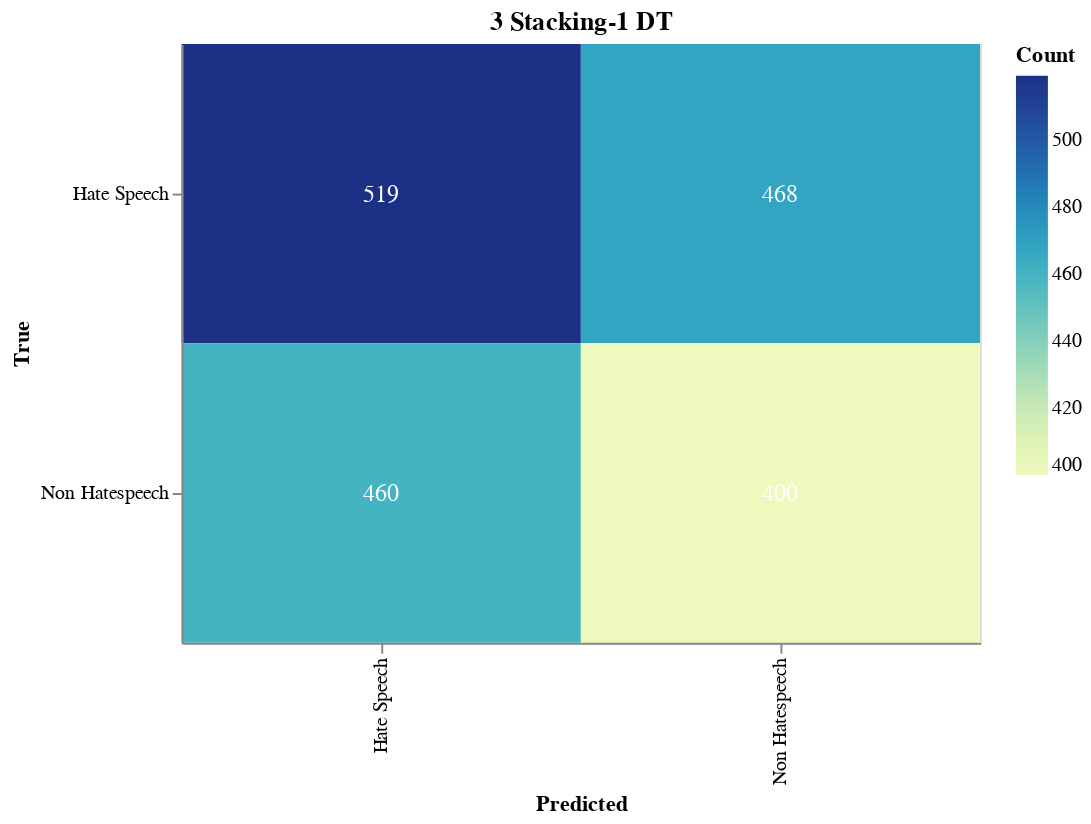

Notebook source saved alongside this figure:
### Markdown cell above
#### Save Confusion Matrix

### Code cell
import altair as alt
import altair_saver
import pandas as pd
from sklearn.metrics import confusion_matrix

# Calculate the confusion matrix
cm = confusion_matrix(true_labels, adjusted_predictions)

# Define class names
class_names = ['Hate Speech', 'Non Hatespeech']

# Convert confusion matrix to DataFrame
cm_df = pd.DataFrame(cm, index=class_names, columns=class_names).reset_index().melt(id_vars='index')
cm_df.columns = ['True', 'Predicted', 'Count']

# Ensure the order of categories
cm_df['True'] = pd.Categorical(cm_df['True'], categories=class_names, ordered=True)
cm_df['Predicted'] = pd.Categorical(cm_df['Predicted'], categories=class_names, ordered=True)

# Create the Altair plot
heatmap = alt.Chart(cm_df).mark_rect().encode(
    x=alt.X('Predicted:O', sort=class_names),
    y=alt.Y('True:O', sort=class_names),
    color='Count:Q',
    tooltip=['True', 'Predicted', 'Count']
).properties(
    width=400,
    height=300,
    title='3 Stacking-1 DT'
)

# Add text labels
text = heatmap.mark_text(
    align='center',
    baseline='middle',
    fontSize=12
).encode(
    text='Count:Q',
    color=alt.condition(
        alt.datum.Count > cm.max() / 2,
        alt.value('white'),
        alt.value('black')
    )
)

# Combine heatmap and text
final_chart = heatmap + text

# Display the plot
final_chart.show()

### Figure 1 — Vega-Lite specification as saved in the notebook (floating-point values rounded to 4 significant figures)
{"config": {"view": {"continuousWidth": 300, "continuousHeight": 300}}, "layer": [{"mark": {"type": "rect"}, "encoding": {"color": {"field": "Count", "type": "quantitative"}, "tooltip": [{"field": "True", "type": "ordinal"}, {"field": "Predicted", "type": "ordinal"}, {"field": "Count", "type": "quantitative"}], "x": {"field": "Predicted", "sort": ["Hate Speech", "Non Hatespeech"], "type": "ordinal"}, "y": {"field": "True", "sort": ["Hate Speech", "Non Hatespeech"], "type": "ordinal"}}, "title": "3 Stacking-1 DT"}, {"mark": {"type": "text", "align": "center", "baseline": "middle", "fontSize": 12}, "encoding": {"color": {"condition": {"test": "(datum.Count > 259.5)", "value": "white"}, "value": "black"}, "text": {"field": "Count", "type": "quantitative"}, "tooltip": [{"field": "True", "type": "ordinal"}, {"field": "Predicted", "type": "ordinal"}, {"field": "Count", "type": "quantitative"}], "x": {"field": "Predicted", "sort": ["Hate Speech", "Non Hatespeech"], "type": "ordinal"}, "y": {"field": "True", "sort": ["Hate Speech", "Non Hatespeech"], "type": "ordinal"}}, "title": "3 Stacking-1 DT"}], "data": {"name": "data-9822f8c0a5075bd455e98022b49c0189"}, "height": 300, "width": 400, "$schema": "https://vega.github.io/schema/vega-lite/v5.17.0.json", "datasets": {"data-9822f8c0a5075bd455e98022b49c0189": [{"True": "Hate Speech", "Predicted": "Hate Speech", "Count": 519}, {"True": "Non Hatespeech", "Predicted": "Hate Speech", "Count": 460}, {"True": "Hate Speech", "Predicted": "Non Hatespeech", "Count": 468}, {"True": "Non Hatespeech", "Predicted": "Non Hatespeech", "Count": 400}]}}
